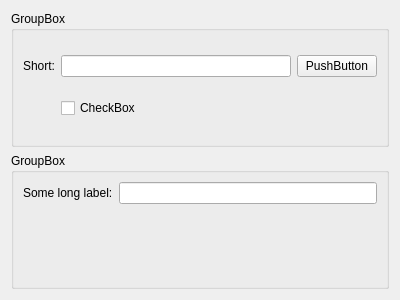
<?xml version="1.0" encoding="UTF-8"?>
<ui version="4.0">
 <class>Form</class>
 <widget class="QWidget" name="Form">
  <property name="geometry">
   <rect>
    <x>0</x>
    <y>0</y>
    <width>400</width>
    <height>300</height>
   </rect>
  </property>
  <property name="windowTitle">
   <string>Form</string>
  </property>
  <layout class="QVBoxLayout" name="verticalLayout">
   <item>
    <widget class="QGroupBox" name="groupBox">
     <property name="title">
      <string>GroupBox</string>
     </property>
     <layout class="QGridLayout" name="layout1">
      <item row="0" column="1">
       <widget class="QLineEdit" name="widget1"/>
      </item>
      <item row="0" column="0">
       <widget class="QLabel" name="label1">
        <property name="text">
         <string>Short:</string>
        </property>
       </widget>
      </item>
      <item row="1" column="1">
       <widget class="QCheckBox" name="checkBox">
        <property name="text">
         <string>CheckBox</string>
        </property>
       </widget>
      </item>
      <item row="0" column="2">
       <widget class="QPushButton" name="pushButton">
        <property name="text">
         <string>PushButton</string>
        </property>
       </widget>
      </item>
     </layout>
    </widget>
   </item>
   <item>
    <widget class="QGroupBox" name="groupBox_2">
     <property name="title">
      <string>GroupBox</string>
     </property>
     <layout class="QFormLayout" name="layout2">
      <item row="0" column="0">
       <widget class="QLabel" name="label2">
        <property name="text">
         <string>Some long label:</string>
        </property>
       </widget>
      </item>
      <item row="0" column="1">
       <widget class="QLineEdit" name="widget2"/>
      </item>
     </layout>
    </widget>
   </item>
  </layout>
  <zorder>groupBox_2</zorder>
  <zorder>groupBox</zorder>
 </widget>
 <resources/>
 <connections/>
</ui>
